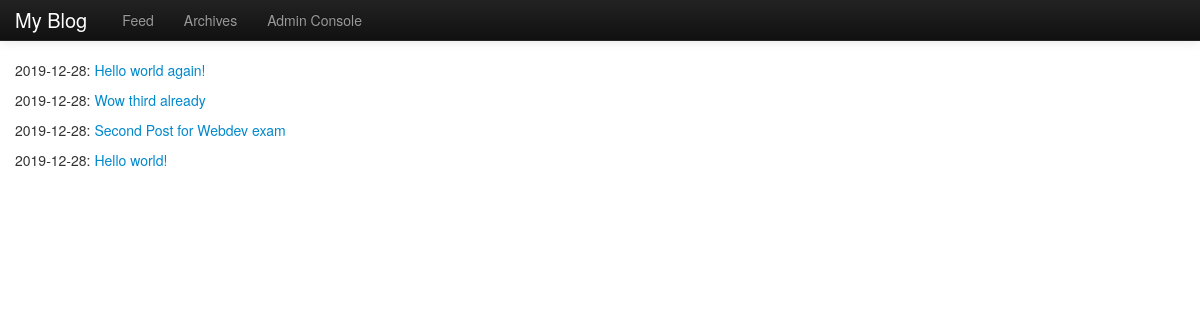
/blog/archives/, run on the app's committed database.
### blog/models.py (models this page shows, shortened)
class Post(models.Model):
    title = models.CharField(max_length = 88)
    body = models.TextField()
    created = models.DateTimeField()
    tags = TaggableManager()

### blog/templates/archives.html
{% extends "base.html" %}
{% block content %}
{% for post in object_list %}
<p>{{ post.created|date:"Y-m-d" }}: <a href="/blog/{{post.id}}">{{ post.title }}</a></p>
{% endfor %}
{% endblock %}

### blog/templates/base.html (style rules this page uses)
body { padding-top: 60px; }

### data on the page
Post: created "2019-12-28", title "Hello world again!"
Post: created "2019-12-28", title "Wow third already"
Post: created "2019-12-28", title "Second Post for Webdev exam"
Post: created "2019-12-28", title "Hello world!"
